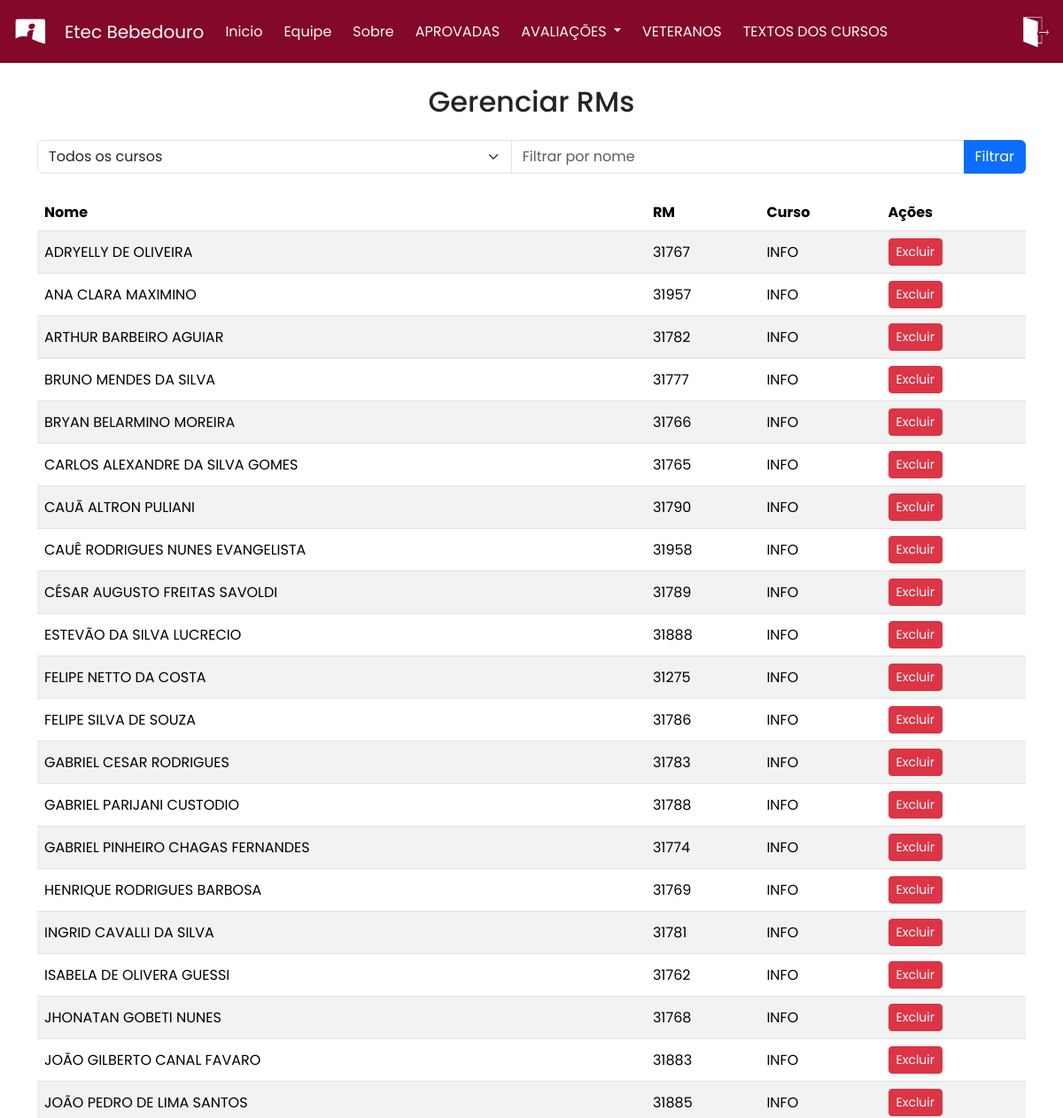
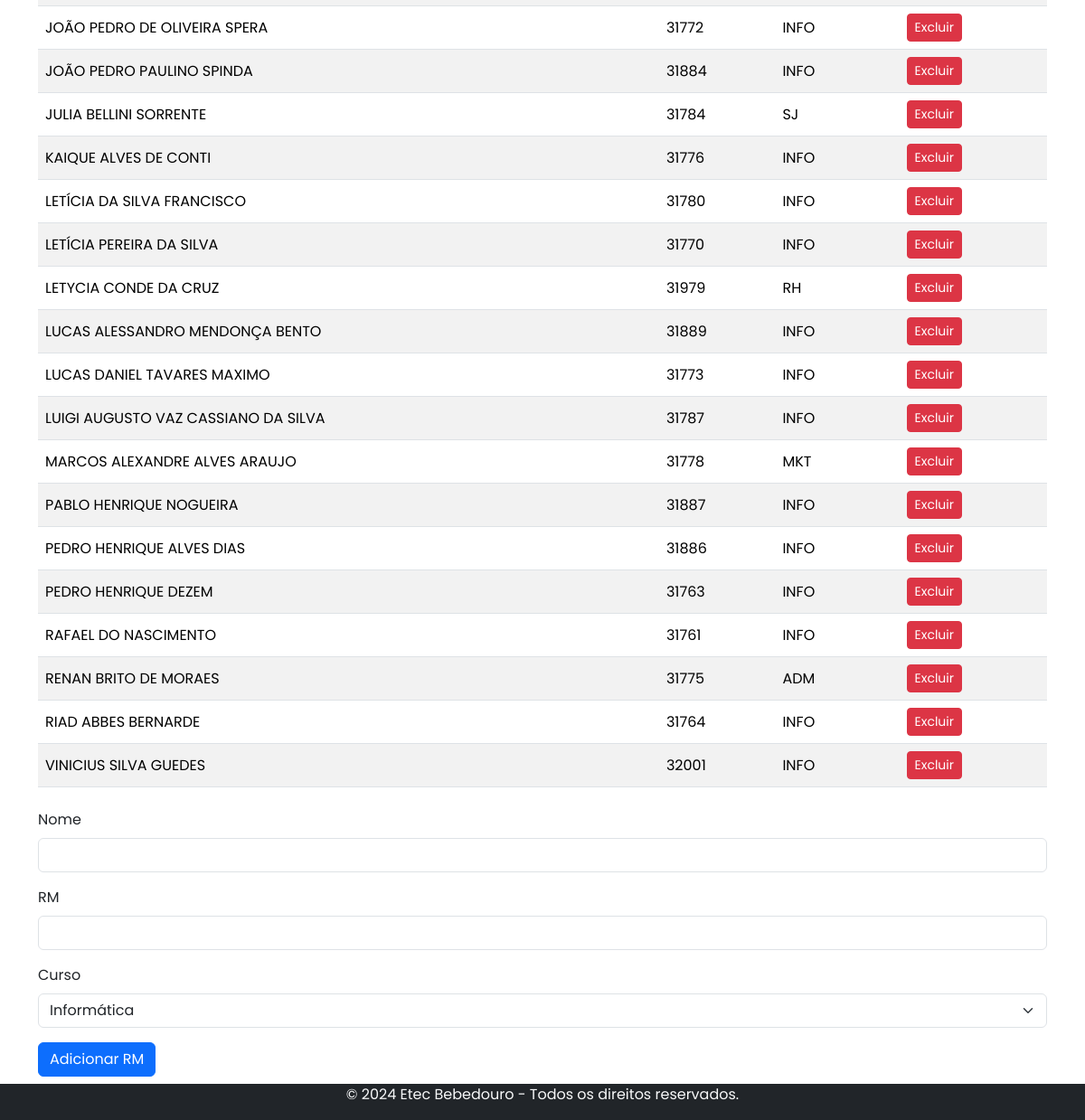
The page /Pages/ADM_VET.php (signed in) on the database its author committed (2 pictures, top to bottom).
### tables this page shows
CREATE TABLE tbRM (
    nome VARCHAR(255) NOT NULL,
    rm INT(5) PRIMARY KEY,
    curso VARCHAR(4) NOT NULL,

    CONSTRAINT curso_check2 CHECK (curso IN ('INFO', 'ADM', 'RH', 'SJ', 'MKT'))
);

### Pages/ADM_VET.php (the view, shortened to what this page needs)
<?php
require "conexao.php";
?>
<!DOCTYPE html>
<html lang="en">
<head>
    <link rel="stylesheet" href="../style.css">
    <link href="https://cdn.jsdelivr.net/npm/bootstrap@5.3.3/dist/css/bootstrap.min.css" rel="stylesheet">
</head>
<body>
    <nav class="navbar navbar-expand-lg fixed-top">
        <div class="container-fluid">
            <a class="navbar-brand" href="V_ADM.php">
                <img src="../Images/logo3.png" width="45" height="45" alt="Logo">
            </a>
            <a class="navbar-brand text-light" href="#">Etec Bebedouro</a>
            <div class="text-light collapse navbar-collapse" id="navbarNavDropdown">
                <ul class="navbar-nav me-auto mb-2 mb-lg-0">
                    <li class="nav-item">
                        <a class="text-light nav-link active me-2" aria-current="page" href="V_ADM.php #im">Inicio</a>
                    </li>
                    <li class="nav-item">
                        <a class="text-light nav-link me-2" href="V_ADM.php #eq">Equipe</a>
                    </li>
                    <li class="nav-item">
                        <a class="text-light nav-link me-2" href="V_ADM.php #sb">Sobre</a>
                    </li>
                    <li class="nav-item">
                        <a class="text-light nav-link me-2" href="ADM_CMTAP.php">APROVADAS</a>
                    </li>
                    <li class="nav-item dropdown">
                        <a class="text-light nav-link dropdown-toggle me-2" href="#" role="button" data-bs-toggle="dropdown" aria-expanded="false">
                            AVALIAÇÕES
                        </a>
                    </li>
                    <li class="nav-item">
                        <a class="text-light nav-link me-2" href="ADM_VET.php">VETERANOS</a>
                    </li>
                    <li class="nav-item">
                        <a class="text-light nav-link me-2" href="ADM_CURSOS.php">TEXTOS DOS CURSOS</a>
                    </li>
                </ul>
                <a href="sair.php" class="ms-auto">
                    <img src="../Images/sair.png" width="40" height="40" alt="Logo">
                </a>
            </div>
        </div>
    </nav>
    <div class="container mt-5 pt-5">
        <h2 class="text-center mb-4">Gerenciar RMs</h2>
        <form method="GET" class="mb-4">
            <div class="input-group mb-2">
                <select name="curso" class="form-select">
                    <option value="TODOS" selected>Todos os cursos</option>
                </select>
                <input type="text" name="nomeFiltro" class="form-control" placeholder="Filtrar por nome">
                <button class="btn btn-primary" type="submit">Filtrar</button>
            </div>
        </form>
        <table class="table table-striped">
            <thead>
                <tr>
                    <th>Nome</th>
                    <th>RM</th>
                    <th>Curso</th>
                    <th>Ações</th>
                </tr>
            </thead>
            <tbody>
                <?php
                $cursoFiltro = isset($_GET['curso']) ? $_GET['curso'] : 'TODOS';
                $nomeFiltro = isset($_GET['nomeFiltro']) ? $_GET['nomeFiltro'] : '';
                if ($nomeFiltro && $cursoFiltro === 'TODOS') {
                    $sqlSelect = "SELECT * FROM tbRM WHERE nome LIKE ? ORDER BY nome ASC";
                    $stmtSelect = mysqli_prepare($conexao, $sqlSelect);
                    $nomeFiltro = "%$nomeFiltro%";
                    mysqli_stmt_bind_param($stmtSelect, "s", $nomeFiltro);
                } elseif ($cursoFiltro !== 'TODOS' && $nomeFiltro) {
                    $sqlSelect = "SELECT * FROM tbRM WHERE curso = ? AND nome LIKE ? ORDER BY nome ASC";
                    $stmtSelect = mysqli_prepare($conexao, $sqlSelect);
                    $nomeFiltro = "%$nomeFiltro%";
                    mysqli_stmt_bind_param($stmtSelect, "ss", $cursoFiltro, $nomeFiltro);
                } elseif ($cursoFiltro !== 'TODOS') {
                    $sqlSelect = "SELECT * FROM tbRM WHERE curso = ? ORDER BY nome ASC";
                    $stmtSelect = mysqli_prepare($conexao, $sqlSelect);
                    mysqli_stmt_bind_param($stmtSelect, "s", $cursoFiltro);
                } else {
                    $sqlSelect = "SELECT * FROM tbRM ORDER BY nome ASC";
                    $stmtSelect = mysqli_prepare($conexao, $sqlSelect);
                }
                mysqli_stmt_execute($stmtSelect);
                $resultSelect = mysqli_stmt_get_result($stmtSelect);
                while ($row = mysqli_fetch_assoc($resultSelect)) {
                    echo "<tr>";
                    echo "<td>{$row['nome']}</td>";
                    echo "<td>{$row['rm']}</td>";
                    echo "<td>{$row['curso']}</td>";
                    echo "<td>";
                    echo "<a href='?delete={$row['rm']}' class='btn btn-danger btn-sm' onclick=\"return confirm('Tem certeza que deseja excluir este registro?')\">Excluir</a>";
                    echo "</td>";
                    echo "</tr>";
                }
                ?>
            </tbody>
        </table>
        <form method="POST" class="mt-4">
            <div class="mb-3">
                <label for="nome" class="form-label">Nome</label>
                <input type="text" name="nome" class="form-control" id="nome" required>
            </div>
            <div class="mb-3">
                <label for="rm" class="form-label">RM</label>
                <input type="text" name="rm" class="form-control" id="rm" required>
            </div>
            <div class="mb-3">
                <label for="curso" class="form-label">Curso</label>
                <select name="curso" class="form-select" required>
                    <option value="INFO">Informática</option>
                </select>
            </div>
            <button type="submit" class="btn btn-primary mb-5">Adicionar RM</button>
        </form>
    </div>
    <footer class="bg-dark text-light text-center  fixed-bottom">
        <p>&copy; 2024 Etec Bebedouro - Todos os direitos reservados.</p>
    </footer>
</body>
</html>

### style.css (style rules this page uses)
* { font-family: "Poppins", sans-serif; box-sizing: border-box; }
.navbar { background-color: #83082A; color: aliceblue; top: 0; left: 0; width: 100%; }

### Pages/ADM_VET.php (style rules this page uses)
body { display: flex; flex-direction: column; min-height: 100vh; font-family: 'Poppins', sans-serif; }
footer { margin-top: auto; }
.table th, .table td { vertical-align: middle; }

### rows shown on the page
tbrm: nome "ADRYELLY DE OLIVEIRA", rm "31767", curso "INFO"
tbrm: nome "ANA CLARA MAXIMINO", rm "31957", curso "INFO"
tbrm: nome "ARTHUR BARBEIRO AGUIAR", rm "31782", curso "INFO"
tbrm: nome "BRUNO MENDES DA SILVA", rm "31777", curso "INFO"
tbrm: nome "BRYAN BELARMINO MOREIRA", rm "31766", curso "INFO"
tbrm: nome "CARLOS ALEXANDRE DA SILVA GOMES", rm "31765", curso "INFO"
tbrm: nome "CAUÃ ALTRON PULIANI", rm "31790", curso "INFO"
tbrm: nome "CAUÊ RODRIGUES NUNES EVANGELISTA", rm "31958", curso "INFO"
tbrm: nome "CÉSAR AUGUSTO FREITAS SAVOLDI", rm "31789", curso "INFO"
tbrm: nome "ESTEVÃO DA SILVA LUCRECIO", rm "31888", curso "INFO"
tbrm: nome "FELIPE NETTO DA COSTA", rm "31275", curso "INFO"
tbrm: nome "FELIPE SILVA DE SOUZA", rm "31786", curso "INFO"
tbrm: nome "GABRIEL CESAR RODRIGUES", rm "31783", curso "INFO"
tbrm: nome "GABRIEL PARIJANI CUSTODIO", rm "31788", curso "INFO"
tbrm: nome "GABRIEL PINHEIRO CHAGAS FERNANDES", rm "31774", curso "INFO"
tbrm: nome "HENRIQUE RODRIGUES BARBOSA", rm "31769", curso "INFO"
tbrm: nome "INGRID CAVALLI DA SILVA", rm "31781", curso "INFO"
tbrm: nome "ISABELA DE OLIVERA GUESSI", rm "31762", curso "INFO"
tbrm: nome "JHONATAN GOBETI NUNES", rm "31768", curso "INFO"
tbrm: nome "JOÃO GILBERTO CANAL FAVARO", rm "31883", curso "INFO"
tbrm: nome "JOÃO PEDRO DE LIMA SANTOS", rm "31885", curso "INFO"
tbrm: nome "JOÃO PEDRO DE OLIVEIRA SPERA", rm "31772", curso "INFO"
tbrm: nome "JOÃO PEDRO PAULINO SPINDA", rm "31884", curso "INFO"
tbrm: nome "JULIA BELLINI SORRENTE", rm "31784", curso "SJ"
tbrm: nome "KAIQUE ALVES DE CONTI", rm "31776", curso "INFO"
tbrm: nome "LETÍCIA DA SILVA FRANCISCO", rm "31780", curso "INFO"
tbrm: nome "LETÍCIA PEREIRA DA SILVA", rm "31770", curso "INFO"
tbrm: nome "LETYCIA CONDE DA CRUZ", rm "31979", curso "RH"
tbrm: nome "LUCAS ALESSANDRO MENDONÇA BENTO", rm "31889", curso "INFO"
tbrm: nome "LUCAS DANIEL TAVARES MAXIMO", rm "31773", curso "INFO"
tbrm: nome "LUIGI AUGUSTO VAZ CASSIANO DA SILVA", rm "31787", curso "INFO"
tbrm: nome "MARCOS ALEXANDRE ALVES ARAUJO", rm "31778", curso "MKT"
tbrm: nome "PABLO HENRIQUE NOGUEIRA", rm "31887", curso "INFO"
tbrm: nome "PEDRO HENRIQUE ALVES DIAS", rm "31886", curso "INFO"
tbrm: nome "PEDRO HENRIQUE DEZEM", rm "31763", curso "INFO"
tbrm: nome "RAFAEL DO NASCIMENTO", rm "31761", curso "INFO"
tbrm: nome "RENAN BRITO DE MORAES", rm "31775", curso "ADM"
tbrm: nome "RIAD ABBES BERNARDE", rm "31764", curso "INFO"
tbrm: nome "VINICIUS SILVA GUEDES", rm "32001", curso "INFO"
